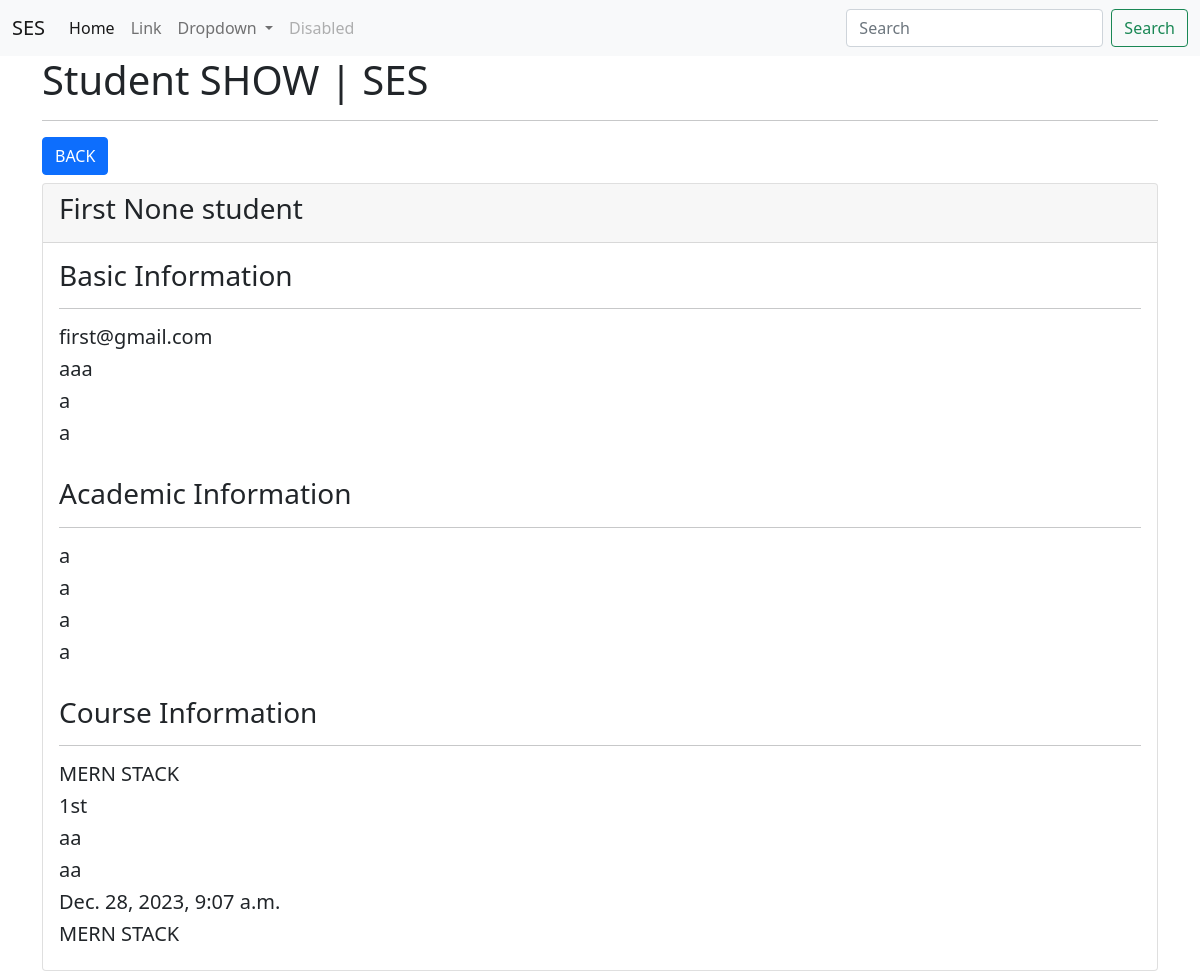
The page /ses/students/show/1/ (signed in) on the database its author committed.
### studentMgmtApp/models.py (models this page shows, shortened)
class Student(models.Model):
    first_name = models.CharField(max_length=100)
    middle_name = models.CharField(max_length=100, null=True, blank=True)
    last_name = models.CharField(max_length=100)
    email = models.EmailField()
    contact = models.CharField(max_length=100)
    gender = models.CharField(max_length=100)
    blood_group = models.CharField(max_length=100)
    academic_level = models.CharField(max_length=200)
    academic_status = models.CharField(max_length=100)
    academic_org = models.CharField(max_length=200)
    academic_score = models.CharField(max_length=200, null=True, blank=True)
    course = models.ForeignKey(Course, on_delete=models.CASCADE)
    intake = models.CharField(max_length=200, null=True, blank=True)
    shift = models.CharField(max_length=100, null=True, blank=True)
    remarks = models.CharField(max_length=200)
    visited_at = models.DateTimeField(default=datetime.now())
    class Meta:
        db_table = "app_students"

class Course(models.Model):
    title = models.CharField(max_length=200)
    code = models.CharField(max_length=20)
    def __str__(self):
        return self.title
    class Meta:
        db_table = "app_courses"

### studentMgmtApp/views.py (the view)
# urls.py: path("students/show/<int:id>/", views.student_show, name="students.show"),
@login_required(login_url='/users/login/')
def student_show(request, id):
    data = Student.objects.get(id=id)
    context = {"data": data}
    return render(request, "students/show.html", context)

### studentMgmtApp/templates/students/show.html (shortened to what this page needs)
{% extends "layouts/base.html" %}
{% load static %}
{% block body_content %}
<div class="container">
    <h1>Student SHOW | SES</h1>
    <hr>
    <a href="{% url 'students.index' %}" class="btn btn-primary mb-2">BACK</a>
    <div class="card">
        <div class="card-header">
            <h3>{{ data.first_name }} {{ data.middle_name }} {{ data.last_name }}</h3>
        </div>
        <div class="card-body">
            <h3>Basic Information</h3>
            <hr>
            <h5>{{ data.email }}</h5>
            <h5>{{ data.contact }}</h5>
            <h5>{{ data.blood_group }}</h5>
            <h5>{{ data.gender }}</h5>
            <br>
            <h3>Academic Information</h3>
            <hr>
            <h5>{{ data.academic_level }}</h5>
            <h5>{{ data.academic_status }}</h5>
            <h5>{{ data.academic_org }}</h5>
            <h5>{{ data.academic_score }}</h5>
            <br>
            <h3>Course Information</h3>
            <hr>
            <h5>{{ data.course }}</h5>
            <h5>{{ data.intake }}</h5>
            <h5>{{ data.shift }}</h5>
            <h5>{{ data.remarks }}</h5>
            <h5>{{ data.visited_at }}</h5>
            <h5>{{ data.course }}</h5>
        </div>
    </div>
</div>
{% endblock %}

### rows shown on the page
Student: first_name "First", middle_name "None", last_name "student", email "first@gmail.com", contact "aaa", blood_group "a", gender "a", academic_level "a", academic_status "a", academic_org "a", academic_score "a", course "MERN STACK", intake "1st", shift "aa", remarks "aa", visited_at "Dec. 28, 2023, 9:07 a.m."
